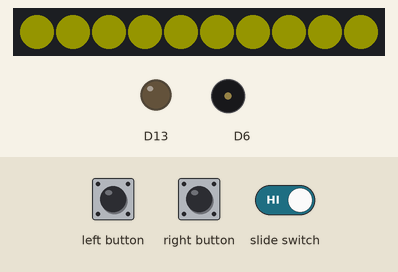
Simulated run of this sketch. Board: Adafruit Circuit Playground Express. Shown: 10 RGB LEDs in strip order, left to right, output pins drawn as LEDs (lit = HIGH), buzzer (waves = sounding). The test bench sets the inputs (shaded band). Dim RGB values are drawn brighter than linear; random numbers use the default seed unless the sketch sets one; what the sketch prints to the serial monitor is not drawn.

Above: at 5.7 s.
5.8 s: right button pressed for 0.15 s
At 5.96 s:
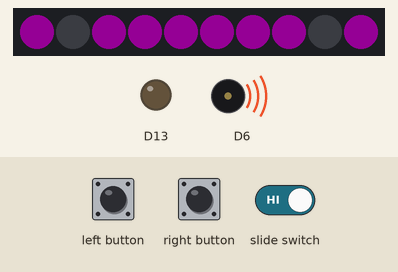
At 7.1 s:
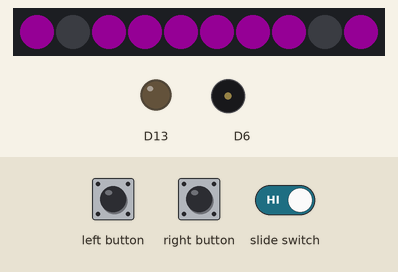
8.9 s: left button pressed for 3.2 s
At 18.8 s:
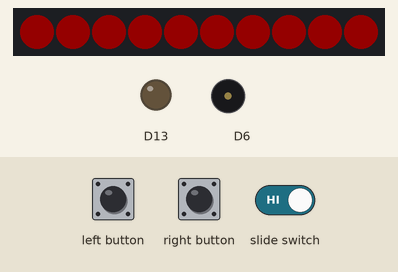
Timing chart, 0 to 24.3 s (numbered marks = the images above; inputs shaded):
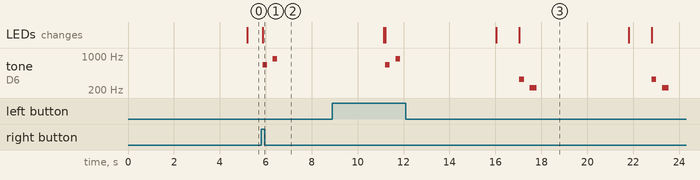

Measured:
- by itself, tone on D6: plays 660 Hz for 0.20 s, 880 Hz for 0.20 s, 330 Hz for 0.20 s, 220 Hz for 0.30 s, 330 Hz for 0.20 s, 220 Hz for 0.30 s

The sketch:

game_test.ino
```cpp
#include <Adafruit_CircuitPlayground.h>

// GLOBAL VARIABLES
const unsigned long hardMode = 1000; //to the left
const unsigned long normalMode = 3000; //to the right
//these are for the delay range before the led turns on
const int minDelay = 2000;
const int maxDelay = 5000;

const int DEBOUNCE_DELAY = 50;//avoid false triggers

// use enum instead of string, more reliable, gets rid of the warning message (costum constant)
enum ButtonType { LEFT, RIGHT }; //defines a set of named constant values, comtom data tpye

// --- State Variables ---
unsigned long timerStart; //when the leds turn on
unsigned long delayTimerStart; //timestamp
unsigned long delayDuration; //min and max
unsigned long reactionTimeLimit;

bool waitingForReaction = false;
bool waitingForDelay = false;

//declaring a variable within type
ButtonType expectedButton; //expectedbutton can store a value of buttontype (left or right)

void setup() {
  Serial.begin(9600);
  CircuitPlayground.begin();
  randomSeed(analogRead(A0));
  delay(2000);
}

void loop() {
  // Update difficulty mode
  if (CircuitPlayground.slideSwitch()) {
  reactionTimeLimit = hardMode; //left
} else {
  reactionTimeLimit = normalMode; //right
}

  // Start a new round if we're not waiting for anything, determines delay
  if (!waitingForDelay && !waitingForReaction) { //!=not, && = both be true
    delayDuration = random(minDelay, maxDelay); //picks a delay
    delayTimerStart = millis(); //this is the timestamp (records the time)
    waitingForDelay = true; //wait for delay
  }

//delay is done
  if (waitingForDelay && millis() - delayTimerStart >= delayDuration) { //if waitfordealy and (millis() - delayTimerStart) the time thats passed since delay started is true then run
    // Randomly choose color and expected button
    if (random(0, 2)) { //choses a color is displayed
      setAllPixels(255, 255, 0); //yellow 1
      expectedButton = RIGHT;
    } else {
      setAllPixels(0, 0, 255); //blue 0
      expectedButton = LEFT;
    }

    timerStart = millis();
    waitingForReaction = true; //waiting for a reaction
    waitingForDelay = false; //not waiting for random delay
  }

  // Handle button input
  if (waitingForReaction) {
    unsigned long currentTime = millis();

    // Check for timeout
    if (currentTime - timerStart > reactionTimeLimit) { //time it take > limit = too slow
      Serial.println("Too slow!");
      clearAllPixels();
      failPattern();
      failTone();
      waitingForReaction = false;
      delay(2000);
      return;
    }

    // Debounced button press detection
    if (CircuitPlayground.leftButton() || CircuitPlayground.rightButton()) { //check if button is pressed
      delay(DEBOUNCE_DELAY); // Simple debounce
      currentTime = millis(); // Update current time post-debounce
      unsigned long reactionTime = currentTime - timerStart; //records reaction time
      clearAllPixels();
      waitingForReaction = false;

      bool correct = false; //flag for when a correct button is pressed
      if (expectedButton == LEFT && CircuitPlayground.leftButton()) {
        correct = true;
      } else if (expectedButton == RIGHT && CircuitPlayground.rightButton()) {
        correct = true;
      }

      if (correct && reactionTime <= reactionTimeLimit) {
        Serial.print("Yup! you got it!! :) ");
        smileyPattern();
        celebrationTone();
      } else if (correct && reactionTime > reactionTimeLimit) {
        Serial.print("Too slow, Too bad. ");
        failPattern();
        failTone();
      } else {
        Serial.println("Nope, wrong button dumb dumb.");
        failPattern();
        failTone();
      }

      delay(1000); // Short pause before next round
    }
  }
}

//this is used turn on all the leds, one color
void setAllPixels(uint8_t r, uint8_t g, uint8_t b) { //uint8_t is for color values
  for (int i = 0; i < 10; i++) { //turns on all led
    CircuitPlayground.setPixelColor(i, r, g, b);
  }
}

void clearAllPixels() {
  for (int i = 0; i < 10; i++) {
    CircuitPlayground.setPixelColor(i, 0, 0, 0);
  }
}

void celebrationTone() {
    CircuitPlayground.playTone(660, 200); //high
    delay(250);
    CircuitPlayground.playTone(880, 200); //higher
}

void failTone() {
  CircuitPlayground.playTone(330, 200); //low
  delay(250);
  CircuitPlayground.playTone(220, 300); //lower
}

void smileyPattern() {
  clearAllPixels();
  uint32_t purple = CircuitPlayground.strip.Color(255, 0, 255);

  CircuitPlayground.setPixelColor(0, purple); // Left eye
  CircuitPlayground.setPixelColor(2, purple); // Right eye
  CircuitPlayground.setPixelColor(3, purple); // Mouth
  CircuitPlayground.setPixelColor(4, purple);
  CircuitPlayground.setPixelColor(5, purple);
  CircuitPlayground.setPixelColor(6, purple);
  CircuitPlayground.setPixelColor(7, purple);
  CircuitPlayground.setPixelColor(9, purple);
}

void failPattern() {
  setAllPixels(255, 0, 0); // All red
}
```
